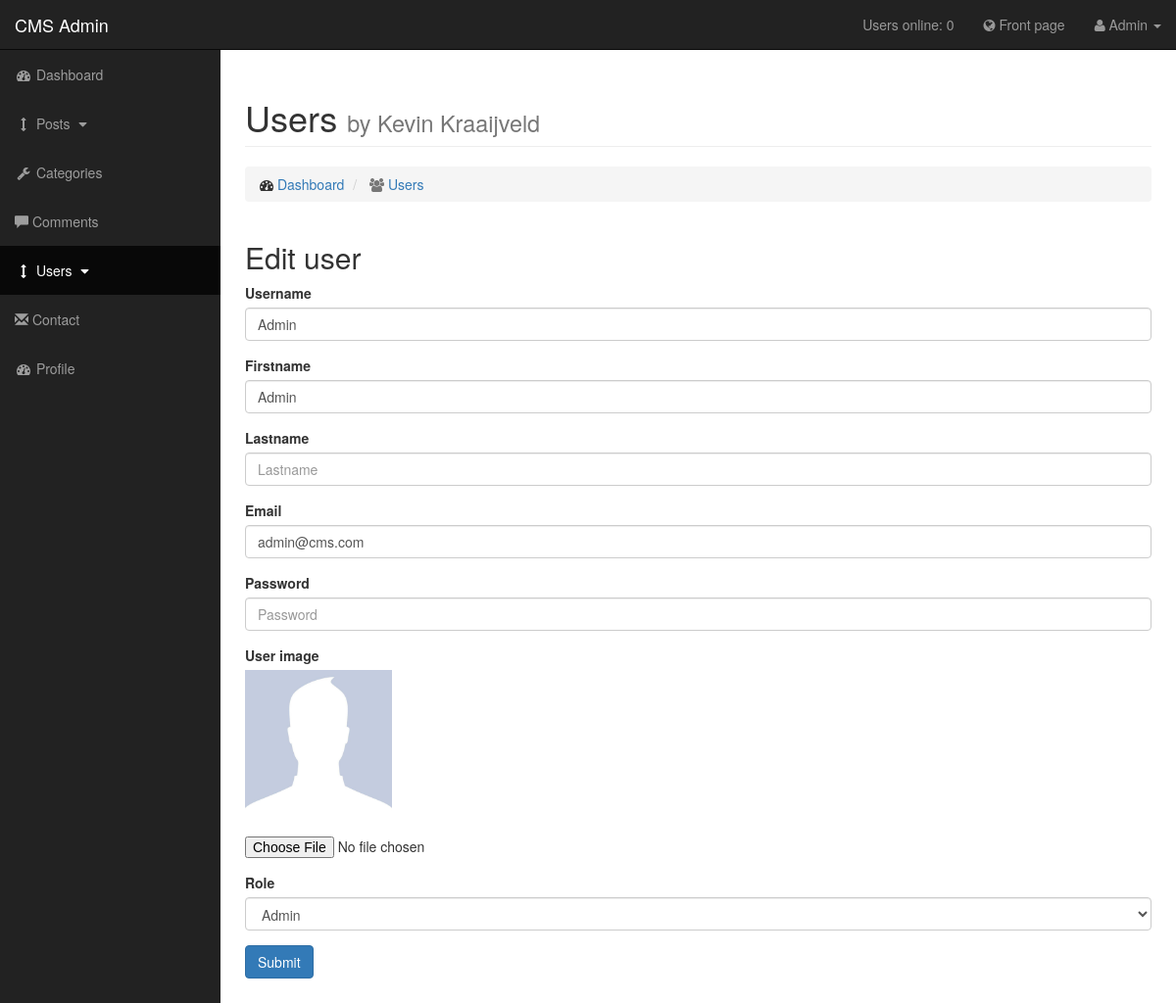
/admin/pages/users.php?source=edit_user&user_id=1 (signed in), run on the app's committed database.
### tables this page shows
CREATE TABLE IF NOT EXISTS `users` (
  `user_id` int(3) NOT NULL,
  `username` varchar(255) NOT NULL,
  `user_password` varchar(255) NOT NULL,
  `user_firstname` varchar(255) NOT NULL,
  `user_lastname` varchar(255) NOT NULL,
  `user_email` varchar(255) NOT NULL,
  `user_image` text NOT NULL,
  `user_role` varchar(255) NOT NULL,
  `randSalt` varchar(255) NOT NULL DEFAULT '$2y$10$iusesomecrazystrings22',
  `token` text NOT NULL
);

### admin/pages/edit_user.php (the view, shortened to what this page needs)
<?php
  if (isset($_GET['user_id'])){
    $user_id = $_GET['user_id'];
    $query = "SELECT * FROM users WHERE user_id = {$user_id}";
    $select_user_by_id = mysqli_query($connection, $query);
    while($row = mysqli_fetch_assoc($select_user_by_id)){
      $username = $row['username'];
      $user_firstname = $row['user_firstname'];
      $user_lastname = $row['user_lastname'];
      $user_email = $row['user_email'];
      $user_role = $row['user_role'];
      $user_image = $row['user_image'];
    }
?>
<?php
}else{
  header("Location: users.php");
}
?>
<h2>Edit user</h2><small></small>
<form class="form-group" action="" method="post" enctype="multipart/form-data" autocomplete="off">
  <div class="form-group">
    <label for="username">Username</label>
    <input class="form-control" type="text" name="username" value="<?php echo $username?>" placeholder="Username">
  </div>
  <div class="form-group">
    <label for="user_firstname">Firstname</label>
    <input class="form-control" type="text" name="user_firstname" value="<?php echo $user_firstname?>" placeholder="Firstname">
  </div>
  <div class="form-group">
    <label for="user_lastname">Lastname</label>
    <input class="form-control" type="text" name="user_lastname" value="<?php echo $user_lastname?>" placeholder="Lastname">
  </div>
  <div class="form-group">
    <label for="user_email">Email</label>
    <input class="form-control" type="email" name="user_email" value="<?php echo $user_email?>" placeholder="Email">
  </div>
  <div class="form-group">
    <label for="user_password">Password</label>
    <input class="form-control" type="text" name="user_password" placeholder="Password">
  </div>
  <div class="form-group">
    <label for="user_image">User image</label>
    <br>
    <img src="../../images/avatars/<?php echo $user_image?>" style="width:150px;">
    <br><br>
    <input class="form-control-file" type="file" name="user_image" id ="user_image" >
  </div>
  <div class="form-group">
    <label for="user_role">Role</label>
    <br>
    <select class="form-control" name="user_role">
      <?if($user_role == "Subscriber"){
        echo"<option value='Subscriber' selected>Subscriber</option>";
        echo"<option value='Author'>Author</option>";
        echo"<option value='Admin'>Admin</option>";
      }elseif($user_role == "Author"){
        echo"<option value='Subscriber'>Subscriber</option>";
        echo"<option value='Author' selected>Author</option>";
        echo"<option value='Admin'>Admin</option>";
      }elseif($user_role == "Admin"){
        echo"<option value='Admin' selected>Admin</option>";
      }else{
        echo"<option value='Subscriber'>Subscriber</option>";
        echo"<option value='Author'>Author</option>";
        echo"<option value='Admin'>Admin</option>";
      }?>
    </select>
  </div>
  <div class="form-group">
    <input class="btn btn-primary" type="submit" name="update_user" value="Submit">
  </div>
</form>

### admin/css/sb-admin.css (style rules this page uses)
body { margin-top: 100px; background-color: #222; }
@media (min-width:768px) { body { margin-top: 50px; } }

### data on the page
users: username "Admin", user_firstname "Admin", user_email "admin@cms.com", user_image (placeholder picture), user_role "Admin"

### other printed values
users_online() "0"
$_SESSION['user_firstname'] "Admin"
